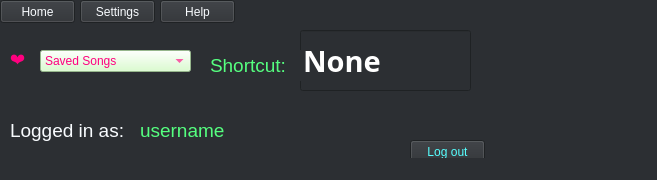
<?xml version="1.0" encoding="UTF-8"?>
<ui version="4.0">
 <class>MainWindow</class>
 <widget class="QMainWindow" name="MainWindow">
  <property name="geometry">
   <rect>
    <x>0</x>
    <y>0</y>
    <width>657</width>
    <height>180</height>
   </rect>
  </property>
  <property name="windowTitle">
   <string>SpotiLike &lt;3</string>
  </property>
  <property name="styleSheet">
   <string notr="true">background-color: rgb(44, 47, 51);
color: rgb(249, 252, 255);</string>
  </property>
  <widget class="QWidget" name="centralwidget">
   <widget class="QLineEdit" name="shortcut">
    <property name="geometry">
     <rect>
      <x>300</x>
      <y>30</y>
      <width>171</width>
      <height>61</height>
     </rect>
    </property>
    <property name="font">
     <font>
      <family>Segoe UI Black</family>
      <pointsize>22</pointsize>
      <weight>75</weight>
      <bold>true</bold>
     </font>
    </property>
    <property name="styleSheet">
     <string notr="true">border-color: rgb(160, 160, 160);
color: rgb(255, 255, 255);</string>
    </property>
    <property name="text">
     <string>None</string>
    </property>
   </widget>
   <widget class="QLabel" name="label">
    <property name="geometry">
     <rect>
      <x>210</x>
      <y>50</y>
      <width>91</width>
      <height>31</height>
     </rect>
    </property>
    <property name="font">
     <font>
      <pointsize>14</pointsize>
     </font>
    </property>
    <property name="styleSheet">
     <string notr="true">color: rgb(85, 255, 127)</string>
    </property>
    <property name="text">
     <string>Shortcut: </string>
    </property>
   </widget>
   <widget class="QLabel" name="label_2">
    <property name="geometry">
     <rect>
      <x>10</x>
      <y>40</y>
      <width>21</width>
      <height>41</height>
     </rect>
    </property>
    <property name="font">
     <font>
      <family>Segoe UI Emoji</family>
      <pointsize>12</pointsize>
      <weight>50</weight>
      <bold>false</bold>
     </font>
    </property>
    <property name="styleSheet">
     <string notr="true">color: rgb(255, 0, 127);</string>
    </property>
    <property name="text">
     <string>❤</string>
    </property>
   </widget>
   <widget class="QComboBox" name="selection">
    <property name="geometry">
     <rect>
      <x>40</x>
      <y>50</y>
      <width>151</width>
      <height>22</height>
     </rect>
    </property>
    <property name="styleSheet">
     <string notr="true">background-color: rgb(210, 255, 196);
color: rgb(255, 0, 127);</string>
    </property>
    <item>
     <property name="text">
      <string>Saved Songs</string>
     </property>
    </item>
   </widget>
   <widget class="QPushButton" name="home">
    <property name="geometry">
     <rect>
      <x>0</x>
      <y>0</y>
      <width>75</width>
      <height>23</height>
     </rect>
    </property>
    <property name="styleSheet">
     <string notr="true">QPushButton::hover
{
background-color : lightgreen;
}</string>
    </property>
    <property name="text">
     <string>Home</string>
    </property>
   </widget>
   <widget class="QPushButton" name="settings">
    <property name="geometry">
     <rect>
      <x>80</x>
      <y>0</y>
      <width>75</width>
      <height>23</height>
     </rect>
    </property>
    <property name="styleSheet">
     <string notr="true">QPushButton::hover
{
background-color : lightgreen;
}</string>
    </property>
    <property name="text">
     <string>Settings</string>
    </property>
   </widget>
   <widget class="QPushButton" name="help">
    <property name="geometry">
     <rect>
      <x>160</x>
      <y>0</y>
      <width>75</width>
      <height>23</height>
     </rect>
    </property>
    <property name="styleSheet">
     <string notr="true">QPushButton::hover
{
background-color : lightgreen;
}</string>
    </property>
    <property name="text">
     <string>Help</string>
    </property>
   </widget>
   <widget class="QLabel" name="image">
    <property name="geometry">
     <rect>
      <x>500</x>
      <y>20</y>
      <width>141</width>
      <height>131</height>
     </rect>
    </property>
    <property name="cursor">
     <cursorShape>CrossCursor</cursorShape>
    </property>
    <property name="text">
     <string/>
    </property>
   </widget>
   <widget class="QLabel" name="label_3">
    <property name="geometry">
     <rect>
      <x>10</x>
      <y>110</y>
      <width>121</width>
      <height>41</height>
     </rect>
    </property>
    <property name="font">
     <font>
      <pointsize>14</pointsize>
     </font>
    </property>
    <property name="text">
     <string>Logged in as:</string>
    </property>
   </widget>
   <widget class="QLabel" name="username">
    <property name="geometry">
     <rect>
      <x>140</x>
      <y>110</y>
      <width>331</width>
      <height>41</height>
     </rect>
    </property>
    <property name="font">
     <font>
      <pointsize>14</pointsize>
     </font>
    </property>
    <property name="styleSheet">
     <string notr="true">color: rgb(85, 255, 127)</string>
    </property>
    <property name="text">
     <string>username</string>
    </property>
   </widget>
   <widget class="QPushButton" name="logout">
    <property name="geometry">
     <rect>
      <x>410</x>
      <y>140</y>
      <width>75</width>
      <height>23</height>
     </rect>
    </property>
    <property name="styleSheet">
     <string notr="true">color: rgb(85, 255, 255);</string>
    </property>
    <property name="text">
     <string>Log out</string>
    </property>
   </widget>
  </widget>
  <widget class="QStatusBar" name="statusbar"/>
 </widget>
 <resources/>
 <connections/>
</ui>
